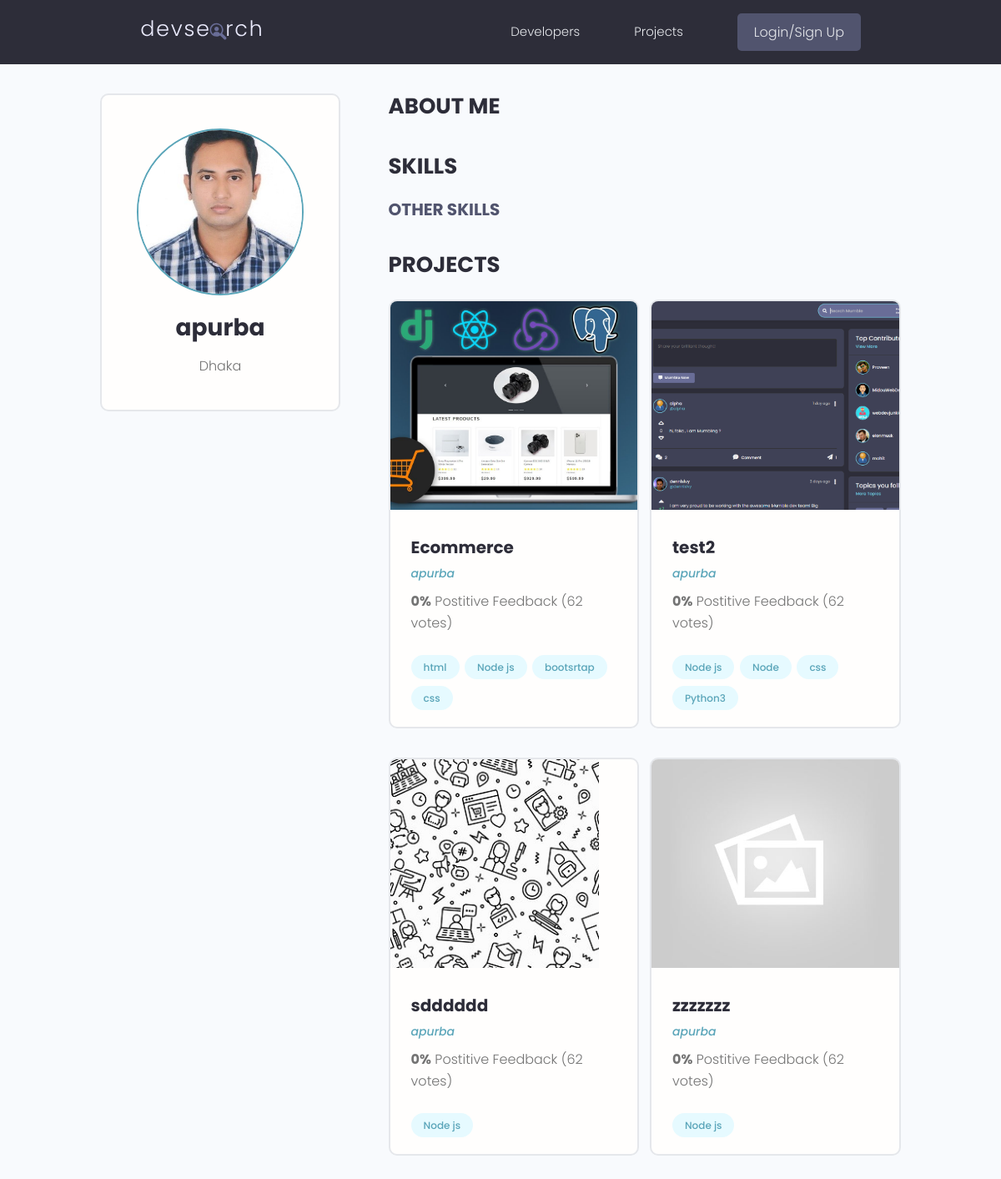
The page /project/user/136e3ab4279a4f80a345ca58e4f45c0f on the database its author committed.
### project/models.py (models this page shows, shortened)
class Profile(models.Model):
    user = models.OneToOneField(
        User, on_delete=models.CASCADE, blank=True, null=True)
    name = models.CharField(max_length=200, null=True, blank=True)
    location = models.CharField(max_length=200, null=True, blank=True)
    email = models.EmailField(max_length=200, null=True, blank=True)
    short_intro = models.CharField(max_length=200, null=True, blank=True)
    bio = models.TextField(blank=True, null=True)
    profile_image = models.ImageField(
        null=True, blank=True, upload_to='profiles/', default='profile/user-default')
    social_github = models.CharField(max_length=200, null=True, blank=True)
    social_twitter = models.CharField(max_length=200, null=True, blank=True)
    social_linkedin = models.CharField(max_length=200, null=True, blank=True)
    created = models.DateTimeField(auto_now_add=True)
    id = models.UUIDField(default=uuid.uuid4, unique=True,
                          primary_key=True, editable=True)

class Project(models.Model):
    owner = models.ForeignKey(
        Profile, null=True, blank=True, on_delete=models.SET_NULL)
    title = models.CharField(max_length=200)
    description = models.TextField(null=True, blank=True)
    featured_image = models.ImageField(
        null=True, blank=True, default="default.jpg")
    demo_link = models.CharField(max_length=200, null=True, blank=True)
    source_link = models.CharField(max_length=2000, null=True, blank=True)
    tags = models.ManyToManyField('Tag', blank=True)
    vote_total = models.IntegerField(default=0, null=True, blank=True)
    vote_ratio = models.IntegerField(default=0, blank=True, null=True)
    created = models.DateTimeField(auto_now_add=True)
    id = models.UUIDField(default=uuid.uuid4, unique=True,
                          primary_key=True, editable=True)

class Tag(models.Model):
    name = models.CharField(max_length=200)
    created = models.DateTimeField(auto_now_add=True)
    id = models.UUIDField(default=uuid.uuid4, unique=True,
                          primary_key=True, editable=True)

### project/views.py (the view)
# urls.py: path('/user/<str:pk>', views.profile_page, name="userprofile"),
def profile_page(request, pk):
    profile = models.Profile.objects.get(id=pk)
    top_skills = profile.skill_set.exclude(description__exact="")
    other_skills = profile.skill_set.filter(description="")
    return render(request, "project/profile.html", {"profile": profile, "top_skills": top_skills, "other_skills": other_skills})

### project/Templates/project/profile.html (shortened to what this page needs)
{%extends 'project/main.html'%}
{%load static %}
{%block content%}
<main class="profile my-md">
  <div class="container">
    <div class="layout">
      <div class="column column--1of3">
        <div class="card text-center">
          <div class="card__body dev">
            <img class="avatar avatar--xl" src={{profile.profile_image.url}} />
            <h2 class="dev__name">{{profile.name}}</h2>
            {%if profile.location%}
            <p class="dev__location">{{profile.location}}</p>
            {%endif%}
          </div>
        </div>
      </div>
      <div class="column column--2of3">
        <div class="devInfo">
          <h3 class="devInfo__title">About Me</h3>
        </div>
        <div class="devInfo">
          <h3 class="devInfo__title">Skills</h3>
          <div class="devInfo__skills">
            <h3 class="devInfo__subtitle">Other Skills</h3>
          </div>
        </div>
        <div class="devInfo">
          <h3 class="devInfo__title">Projects</h3>
          <div class="grid grid--two">
            {%for project in profile.project_set.all %}
            <div class="column">
              <div class="card project">
                <a href={%url 'single_project' project.id %} class="project">
                  <img class="project__thumbnail" src={{project.featured_image.url}} alt="project thumbnail" />
                  <div class="card__body">
                    <h3 class="project__title">{{project.title}}</h3>
                    <p>
                      <a class="project__author" href="">{{project.owner.name}}</a>
                    </p>
                    <p class="project--rating">
                      <span style="font-weight: bold;">{{project.vote_ratio}}%</span> Postitive
                      Feedback (62 vote{{project.vote_total|pluralize:"s"}})
                    </p>
                    <div class="project__tags">
                      {%for tag in project.tags.all%}
                      <span class="tag tag--pill tag--main">
                        <small>{{tag.name}}</small>
                      </span>
                      {%endfor%}
                    </div>
                  </div>
                </a>
              </div>
            </div>
            {%endfor%}
          </div>
        </div>
      </div>
    </div>
  </div>
</main>
{%endblock%}

### DevProject/static/styles/app.css (style rules this page uses)
:root { --color-sub: #2d2d39; }
.card { border: 2px solid var(--color-light); }
img { width: 100%; }
.profile .card > .dev { padding: 4rem; }
.dev__name { color: var(--color-sub); font-size: 2.8rem; font-weight: 700; margin-top: 1rem; margin-bottom: 0.5rem; }
.dev__location { margin-top: 1rem; }
.devInfo { margin-bottom: 3rem; }
.devInfo__title, .devInfo__subtitle { font-size: 2.6rem; color: var(--color-sub); text-transform: uppercase; font-weight: 700; margin-bottom: 1.5rem; }
.devInfo__subtitle { font-size: 2rem; color: var(--color-sub-light); }
.project__author { font-size: 1.4rem; font-style: italic; }
.project--rating { margin-bottom: 1.6em; margin-top: .5em; }
.project__thumbnail { height: 25rem; object-fit: cover; object-position: top center; }
.project__title { font-size: 2rem; font-weight: 700; color: var(--color-sub); }

### DevProject/static/uikit/styles/modules/_variables.css (style rules this page uses)
:root { --color-main: #5aa5b9; --color-main-light: #e6faff; --color-sub: #3f4156; --color-sub-light: #51546e; --color-sub-lighter: #ededfd; --color-text: #737373; --color-gray: #8b8b8b; --color-light: #e5e7eb; --color-light-gray: #767676; --color-bg: #f8fafd; --color-white: #fffefd; --color-white-light: #f3f3f3; --color-success: #359e64; --color-success-bg: #def8e8; --color-error: #fc4b0b; --color-error-bg: #fff2ee; --font-base: 'Poppins', arial, helvetica, 'Segoe UI', roboto, ubuntu, sans-serif; --font-monospace: 'Fira Code', 'Courier New', courier, monospace; --font-regular: 300; --font-medium: 500; --font-bold: 700; --generic-shadow: 1px 1px 5px #00000010; --generic-transition: all 0.3s ease-in-out; }

### DevProject/static/uikit/styles/modules/_base.css (style rules this page uses)
* { margin: 0; padding: 0; box-sizing: border-box; text-rendering: optimizeLegibility; color: inherit; font-size: inherit; }
html { font-size: 50%; }
@media only screen and (min-width: 480px) { html { font-size: 56.25%; } }
@media only screen and (min-width: 1200px) { html { font-size: 62.5%; } }
body { line-height: 1.6; font-weight: 400; font-size: 1.5rem; color: var(--color-text); background-color: var(--color-bg); min-height: 100vh; }

### DevProject/static/uikit/styles/modules/_typography.css (style rules this page uses)
* { font-family: var(--font-base); }
h2 { font-size: 3.6rem; font-weight: var(--font-bold); }
h3 { font-size: 3.2rem; font-weight: var(--font-medium); }
p, span, strong { font-size: 1.6rem; color: var(--color-text); font-weight: var(--font-regular); }
a { padding-bottom: 2px; text-decoration: none; display: inline-block; color: var(--color-main); font-weight: var(--font-medium); }

### DevProject/static/uikit/styles/modules/_utilities.css (style rules this page uses)
.container { width: 92%; max-width: 165rem; margin: 0 auto; box-sizing: border-box; }
@media screen and (min-width: 1000px) { .container { width: 90%; } }
@media screen and (min-width: 1200px) { .container { width: 80%; } }
.text-center { text-align: center; }
.my-md { margin: 3rem auto; }

### DevProject/static/uikit/styles/modules/_avatar.css (style rules this page uses)
.avatar { border-radius: 50%; border: 2px solid var(--color-main); object-fit: cover; }
.avatar--xl { height: 20rem; width: 20rem; }

### DevProject/static/uikit/styles/modules/_card.css (style rules this page uses)
.card { border-radius: 1rem; background-color: var(--color-white); border: 1.5px solid var(--color-light); width: auto; height: auto; margin-top: 0.5rem; margin-bottom: 0.5rem; overflow: hidden; }
.card__body, .card__header { padding: 2rem 2.5rem; }

### DevProject/static/uikit/styles/modules/_tag.css (style rules this page uses)
.tag { display: inline-flex; align-items: center; background-color: var(--color-sub); height: -webkit-fit-content; height: -moz-fit-content; height: fit-content; width: -webkit-fit-content; width: -moz-fit-content; width: fit-content; border-radius: 0.5rem; padding: 0.5rem 1.5rem; font-size: 1.2rem; cursor: pointer; }
.tag:not(:last-child) { margin-right: 0.25rem; margin-bottom: 0.75rem; }
.tag > small { color: var(--color-white); }
.tag--pill { border-radius: 5rem; }
.tag--main, .tag--main > small { background: var(--color-main-light); color: var(--color-main); font-weight: 500; }

### DevProject/static/uikit/styles/modules/_grid.css (style rules this page uses)
.grid { display: flex; flex-wrap: wrap; justify-content: flex-start; align-items: stretch; }
.grid > .column { min-width: 28rem; margin-bottom: 2.5rem; }
.grid--two > .column { flex-basis: 100%; }
@media screen and (min-width: 800px) { .grid--two { margin-right: -2%; } }
@media screen and (min-width: 800px) { .grid--two > .column { margin-right: 2%; } }
@media screen and (min-width: 800px) { .grid--two > .column { flex-basis: 48%; } }

### DevProject/static/uikit/styles/modules/_layout.css (style rules this page uses)
.layout { display: flex; flex-flow: row wrap; justify-content: space-between; }
.layout > .column { margin-bottom: 3rem; }
.layout > .column.column--1of3 { flex-basis: 30%; }
.layout > .column.column--2of3 { flex-basis: 64%; }

### rows shown on the page
Profile: profile_image (picture), name "apurba", location "Dhaka"
Project: featured_image (picture), title "Ecommerce", owner.name "apurba", vote_ratio "0"
Tag: name "html"
Tag: name "Node js"
Tag: name "bootsrtap"
Tag: name "css"
Project: featured_image (picture), title "test2", owner.name "apurba", vote_ratio "0"
Tag: name "Node"
Tag: name "Python3"
Project: featured_image (picture), title "sdddddd", owner.name "apurba", vote_ratio "0"
Project: featured_image (placeholder picture), title "zzzzzzz", owner.name "apurba", vote_ratio "0"
